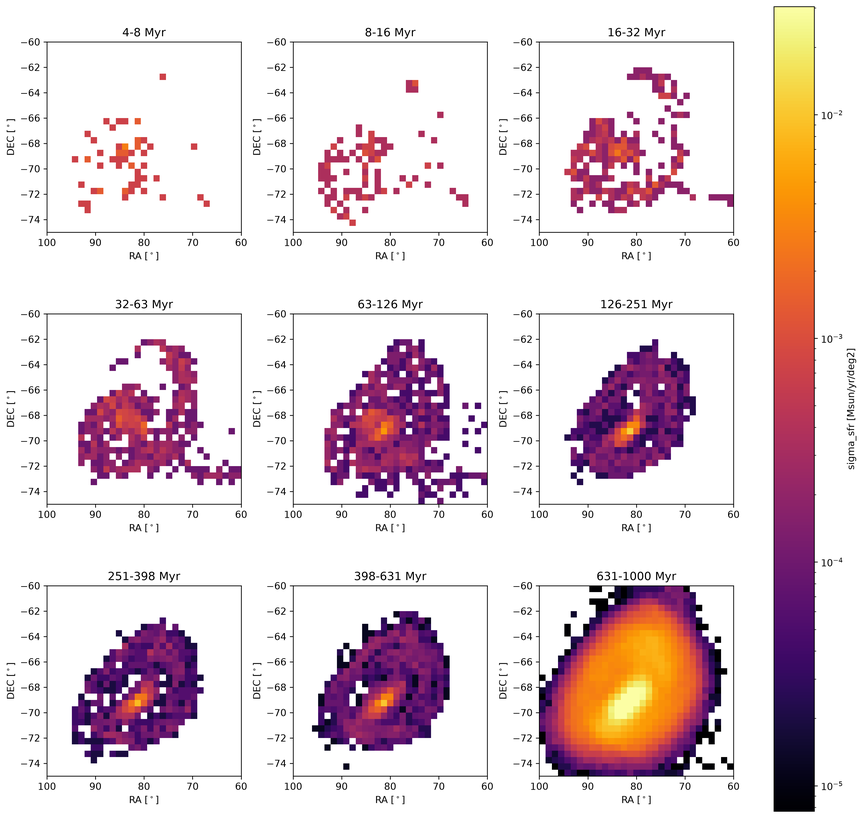
#> input picture figures/sfr_slices.png, 863 x 818 px, shrunk from 3806 x 3610 before the run, found by its file name
$ python GRFP_flowchart_creator.py
#> lines starting #> are read from the running program, lines starting #| are printed output that depends on the picture
"""
Creates the flowchart used in my GRFP research proposal

Illustrates the current B12 state of the art then the two new major improvements, Himansh's Nbody ICs and Ethan's SMUGGLE run, and then the goal which is my work

This is a one off piece of code that isn't intended for future use which would require implementation in amms-core plotting and version stamping

This is also written to be run locally and is missing the more generic codes. This is purely just stitching together premade plots
"""

from pathlib import Path

import matplotlib.pyplot as plt
from matplotlib.patches import FancyArrowPatch, Rectangle

FIG_DIR = Path("/home/zvladimir/lmcsmcmw/figures")

PANELS = {
    "baseline": dict(
        path=FIG_DIR / "sfr_slices.png", #TODO choose just one slice
        title="Current state of the art",
        caption="Besla et al. 2012 Model 2",
    ),
    "nbody": dict(
        path=FIG_DIR / "clouds_ra_dec_simulated.jpg",
        title="Demonstrated: higher-res N-body ICs",
        caption="Rathore+In prep?"
    ),
    "ism": dict(
        path="/home/zvladimir/lmcsmcmw/figures/jahn2023_smuggle-1.png",
        title="Demonstrated: SMUGGLE ISM model",
        caption="Jahn+2023, SMC analog",
    ),
    "goal": dict(
        path="/home/zvladimir/lmcsmcmw/figures/mazzi2021_sfr.png", #TODO choose just one slice
        title="Goal: match these observations",
        caption="With high-res N-body + SMUGGLE",
    ),
}

def draw_panel(ax, spec):
    if spec["path"] is not None and Path(spec["path"]).exists():
        ax.imshow(plt.imread(spec["path"]), cmap="gray")
    else:
        ax.add_patch(Rectangle((0.03, 0.03), 0.94, 0.94, fill=False, linestyle="--", linewidth=1.5, transform=ax.transAxes))
        ax.text(0.5, 0.5, "placeholder", ha="center", va="center", transform=ax.transAxes)
    ax.set_xticks([])
    ax.set_yticks([])
    ax.set_title(spec["title"], fontsize=10)
    ax.set_xlabel(spec["caption"], fontsize=8, style="italic")


fig = plt.figure(figsize=(11, 4.5))

ax_a = fig.add_axes([0.03, 0.12, 0.22, 0.72])
ax_b = fig.add_axes([0.38, 0.57, 0.20, 0.38])
ax_c = fig.add_axes([0.38, 0.04, 0.20, 0.38])
ax_goal = fig.add_axes([0.75, 0.12, 0.22, 0.72])

for ax , key in [(ax_a, "baseline"), (ax_b, "nbody"), (ax_c, "ism"), (ax_goal, "goal")]:
    draw_panel(ax, PANELS[key])

fig.text(0.48, 0.5, "+", fontsize=26, ha="center", va="center")

arrow_kw = dict(arrowstyle="-|>", mutation_scale=20, linewidth=1.5, color="black", transform=fig.transFigure)

fig.patches.append(FancyArrowPatch((0.26, 0.48), (0.36, 0.48), **arrow_kw))
fig.patches.append(FancyArrowPatch((0.60, 0.48), (0.74, 0.48), **arrow_kw))

fig.savefig(FIG_DIR / "grfp_flowchart_draft.png", dpi=300)
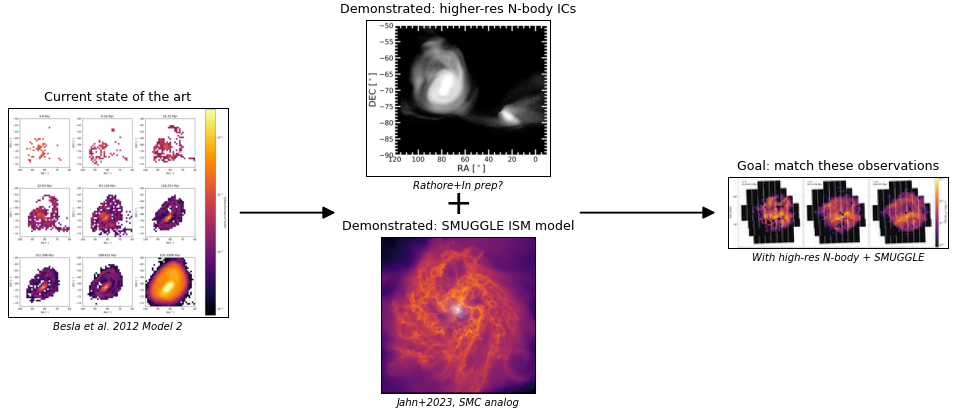
#> figure drawn by matplotlib, 4 panels
